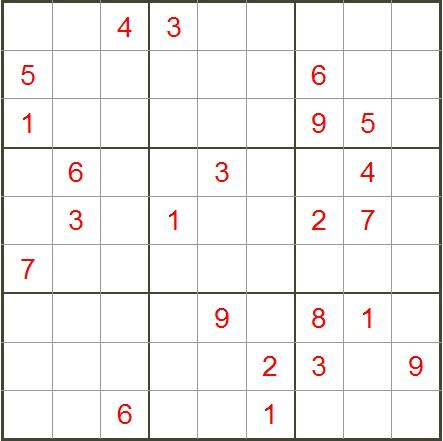
#> input picture demo/11.jpg, 443 x 441 px, given as the content of the folder ../imgs, which was not available
$ python test.py   (older library calls are emulated)
#> lines starting #> are read from the running program, lines starting #| are printed output that depends on the picture; after the words box and inside, x2 and y2 are one past the last pixel; in counts of white or black regions, pixels touching at a corner belong together; pictures that were not available may be replaced by others from this repository, and a replacement may not be noted
### tools/img_detect.py
"""对数独图片进行处理，裁剪包含数独的矩形框"""
import os
import cv2
import copy
import numpy as np
from tools.unites import show

# [18 lines of commented-out code are left out]
def img_detect(image):
    # image = cv2.imread(img_path)
    gray = cv2.cvtColor(image, cv2.COLOR_BGR2GRAY)
    width = image.shape[0]
    height = image.shape[1]
    # [24 lines of commented-out code are left out]
    gradient = cv2.convertScaleAbs(gray)
    # show('grand',gradient)
    cv2.bitwise_not(gradient, gradient)   # 取反
    # show('grand',gradient)
    # blurred = cv2.blur(gradient, (9, 9))
    # show('blurred',blurred)
    (_, thresh1) = cv2.threshold(gradient, 90, 255, cv2.THRESH_BINARY)
    (_, thresh2) = cv2.threshold(gradient, 150, 255, cv2.THRESH_BINARY)
    # [16 lines of commented-out code are left out]
    (cnts1, _) = cv2.findContours(thresh1.copy(), cv2.RETR_EXTERNAL, cv2.CHAIN_APPROX_SIMPLE)
    (cnts2, _) = cv2.findContours(thresh2.copy(), cv2.RETR_EXTERNAL, cv2.CHAIN_APPROX_SIMPLE)
    # [52 lines of commented-out code are left out]
    c1 = sorted(cnts1, key=cv2.contourArea, reverse=True)
    c2 = sorted(cnts2, key=cv2.contourArea, reverse=True)
    if len(c1) == 0 or len(c2) == 0:
        return image
    rect1 = cv2.minAreaRect(c1[0])
    rect2 = cv2.minAreaRect(c2[0])
    box1 = np.int0(cv2.boxPoints(rect1))
    box2 = np.int0(cv2.boxPoints(rect2))
    # draw a bounding box arounded the detected barcode and display the image
    top1_box_img = copy.deepcopy(image)
    top2_box_img = copy.deepcopy(image)
    cv2.drawContours(top1_box_img, [box1], -1, (0, 255, 0), 1)
    cv2.drawContours(top2_box_img, [box2], -1, (0, 255, 0), 1)
    # show('counter1', top1_box_img, num=2000)
    # show('counter2', top2_box_img, num=2000)
    # show('counter2', top1_box_img)
    x_box1 = [i[0] for i in box1]
    y_box1 = [i[1] for i in box1]
    x1 = x_box1
    y1 = y_box1
    x1_min = 0 if min(x1) < 0 else min(x1)
    x1_max = 0 if max(x1) < 0 else max(x1)
    y1_min = 0 if min(y1) < 0 else min(y1)
    y1_max = 0 if max(y1) < 0 else max(y1)

    x_box2 = [i[0] for i in box2]
    y_box2 = [i[1] for i in box2]
    x2 = x_box2
    y2 = y_box2
    x2_min = 0 if min(x2) < 0 else min(x2)
    x2_max = 0 if max(x2) < 0 else max(x2)
    y2_min = 0 if min(y2) < 0 else min(y2)
    y2_max = 0 if max(y2) < 0 else max(y2)

    area1 = (x1_max - x1_min) * (y1_max - y1_min)
    area2 = (x2_max - x2_min) * (y2_max - y2_min)
    # if area1 > area2 and area1 * 0.9 > area2:
    if area1 > area2 > area1 * 0.9:
        cropImg = image[y2_min:y2_max, x2_min:x2_max]
    elif area1 > area2:
        cropImg = image[y1_min:y1_max, x1_min:x1_max]
    else:
        cropImg = image[y2_min:y2_max, x2_min:x2_max]

    return cropImg
    # # 查看参数：
    # # print(box0,box1)
    # print('x1:{} x2:{} y1:{} y2:{}'.format(x1, x2, y1, y2))  # 横坐标是x，纵坐标是y
    #
    # # cv2.imshow("all_box_img", all_box_img)
    # # cv2.imshow("top2_box_image1", top2_box_img)
    # cv2.imshow("corped_image", cropImg)
    # # cv2.imwrite("corped_image.jpg", image)
    # cv2.waitKey(0)
    # return cropImg


# [30 lines that do not run on import are left out]

### tools/unites.py
import time

import cv2
import matplotlib.pyplot as plt


def show(name, img, time_lock=0, width=None, height=None):
    # 显示图片
    cv2.namedWindow(str(name), cv2.WINDOW_NORMAL)
    if not width:
        width = img.shape[0]
    if not height:
        height = img.shape[1]
    cv2.resizeWindow(str(name), width, height)  # 改变窗口大小
    cv2.imshow(str(name), img)
    out = cv2.waitKey(time_lock)
    cv2.destroyAllWindows()
    return out


# [14 lines left out: functions plot, example_transform, not called in this run]


# [4 lines that do not run on import are left out]
    # plt.close(fig=0)

### tools/img_cut.py
"""将数组图片分成九宫格"""
import matplotlib.pyplot as plt
from scipy import signal
import numpy as np
import copy as cp
import random
import cv2
import collections
from tools.unites import show


def img_cut(img, m=9, n=9):  # 分割成m行n列
    m += 1
    n += 1
    h, w = img.shape[0], img.shape[1]
    grid_h = int(h * 1.0 / (m - 1) + 0.5)  # 每个网格的高
    grid_w = int(w * 1.0 / (n - 1) + 0.5)  # 每个网格的宽

    # 满足整除关系时的高、宽
    h = grid_h * (m - 1)
    w = grid_w * (n - 1)

    # 图像缩放
    img_re = cv2.resize(img, (w, h),
                        cv2.INTER_LINEAR)  # 也可以用img_re=skimage.transform.resize(imgs, (h,w)).astype(np.uint8)
    plt.imshow(img_re)
    gx, gy = np.meshgrid(np.linspace(0, w, n), np.linspace(0, h, m))
    gx = gx.astype(np.int16)
    gy = gy.astype(np.int16)

    divide_image = np.zeros([m - 1, n - 1, grid_h, grid_w, 3],
                            np.uint8)  # 这是一个五维的张量，前面两维表示分块后图像的位置（第m行，第n列），后面三维表示每个分块后的图像信息

    for i in range(m - 1):
        for j in range(n - 1):
            divide_image[i, j, ...] = img_re[
                                      gy[i][j]:gy[i + 1][j + 1], gx[i][j]:gx[i + 1][j + 1], :]
    img_list = []
    m, n = divide_image.shape[0], divide_image.shape[1]
    for i in range(m):
        for j in range(n):
            img = divide_image[i, j, :]
            img_list.append(img)

    return img_list


# 显示图片
def display_blocks(divide_image, m=9, n=9):
    plt.figure(1)
    # print(len(divide_image))
    for i in range(m):
        for j in range(n):
            plt.subplot(m, n, i * n + j + 1)
            plt.imshow(divide_image[i * n + j])
            plt.axis('off')
            # plt.show()
    plt.show()


# [14 lines that do not run on import are left out]
    # fig3 = plt.figure('分块后的子图像:图像缩放法')
    # for i in divide_image2:
    #     show('i',i)

### tools/test.py
import os
import cv2
from tools.img_detect import img_detect
from tools.img_cut import img_cut,display_blocks
from tools.unites import show

img_path = '../imgs'

img_files = os.listdir(img_path)
for img_file in img_files:
    img_file_path = os.path.join(img_path, img_file)
    img = cv2.imread(img_file_path)
#> img is the input picture: shape (441, 443, 3); mean B, G, R 239.8, 240.8, 242.5
    detect_img = img_detect(img)
#> in img_detect, `(_, thresh1) = cv2.threshold(gradient, 90, 255, cv2.THRESH_BINARY)`:
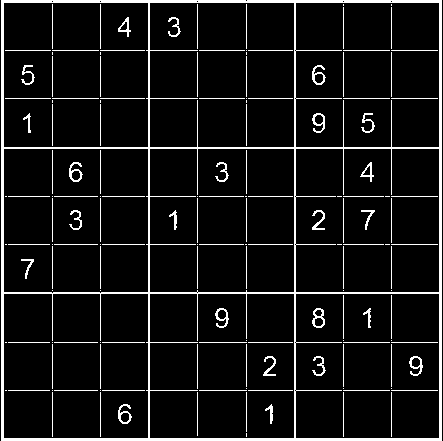
#> thresh1: shape (441, 443); 8.1% white; 151 white regions (41 under 20 px), largest, box (x1, y1, x2, y2) and area: (1, 0, 442, 441) 9734, (312, 308, 325, 328) 118, (69, 162, 83, 182) 117
#> in img_detect, `(_, thresh2) = cv2.threshold(gradient, 150, 255, cv2.THRESH_BINARY)`:
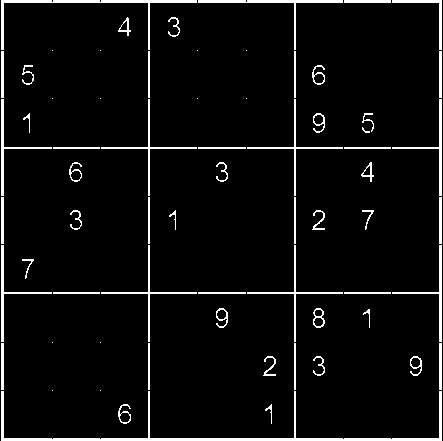
#> thresh2: shape (441, 443); 5.3% white; 67 white regions (13 under 20 px)
#> in img_detect, `(cnts1, _) = cv2.findContours(thresh1.copy(), cv2.RETR_EXTERNAL, cv2.C..`: cnts1 = 1 item
#> in img_detect, `(cnts2, _) = cv2.findContours(thresh2.copy(), cv2.RETR_EXTERNAL, cv2.C..`: cnts2 = 67 contours, 17 with area under 20; largest, box (x1, y1, x2, y2) and area: (1, 391, 442, 441) 1161, (1, 0, 197, 50) 526, (198, 0, 343, 50) 333, (1, 245, 52, 342) 241, (1, 99, 52, 196) 241
#> in img_detect, `c1 = sorted(cnts1, key=cv2.contourArea, reverse=True)`: c1 = 1 item
#> in img_detect, `c2 = sorted(cnts2, key=cv2.contourArea, reverse=True)`: c2 has the same summary as cnts2
#> in img_detect, `rect1 = cv2.minAreaRect(c1[0])`: rect1 = ((221, 220), (440, 440), -90)
#> in img_detect, `rect2 = cv2.minAreaRect(c2[0])`: rect2 = ((221, 415.5), (49, 440), -90)
#> in img_detect, `box1 = np.int0(cv2.boxPoints(rect1))`: box1 = [[441, 439], [1, 439], [1, 0], [441, 0]]
#> in img_detect, `box2 = np.int0(cv2.boxPoints(rect2))`: box2 = [[440, 440], [1, 440], [1, 391], [440, 391]]
#> in img_detect, `cv2.drawContours(top1_box_img, [box1], -1, (0, 255, 0), 1)`:
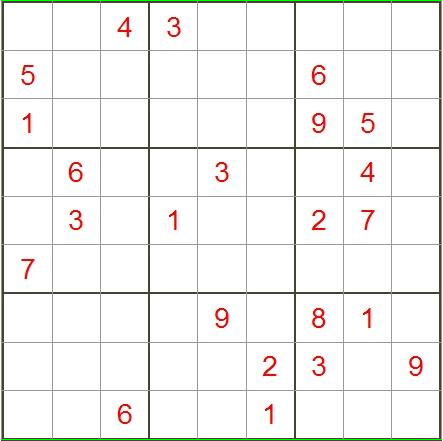
#> top1_box_img: shape (441, 443, 3); 0.9% of pixels changed, all inside (x1, y1, x2, y2) = (1, 0, 442, 440)
#> in img_detect, `cv2.drawContours(top2_box_img, [box2], -1, (0, 255, 0), 1)`:
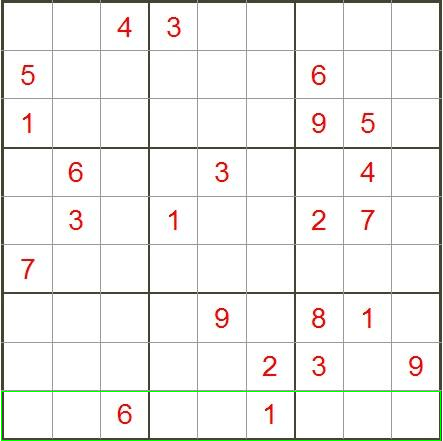
#> top2_box_img: shape (441, 443, 3); 0.5% of pixels changed, all inside (x1, y1, x2, y2) = (1, 391, 441, 441)
#> in img_detect, `x_box1 = [i[0] for i in box1]`: x_box1 = [441, 1, 1, 441]
#> in img_detect, `y_box1 = [i[1] for i in box1]`: y_box1 = [439, 439, 0, 0]
#> in img_detect, `x1 = x_box1`: x1 = [441, 1, 1, 441]
#> in img_detect, `y1 = y_box1`: y1 = [439, 439, 0, 0]
#> in img_detect, `x1_min = 0 if min(x1) < 0 else min(x1)`: x1_min = 1
#> in img_detect, `x1_max = 0 if max(x1) < 0 else max(x1)`: x1_max = 441
#> in img_detect, `y1_min = 0 if min(y1) < 0 else min(y1)`: y1_min = 0
#> in img_detect, `y1_max = 0 if max(y1) < 0 else max(y1)`: y1_max = 439
#> in img_detect, `x_box2 = [i[0] for i in box2]`: x_box2 = [440, 1, 1, 440]
#> in img_detect, `y_box2 = [i[1] for i in box2]`: y_box2 = [440, 440, 391, 391]
#> in img_detect, `x2 = x_box2`: x2 = [440, 1, 1, 440]
#> in img_detect, `y2 = y_box2`: y2 = [440, 440, 391, 391]
#> in img_detect, `x2_min = 0 if min(x2) < 0 else min(x2)`: x2_min = 1
#> in img_detect, `x2_max = 0 if max(x2) < 0 else max(x2)`: x2_max = 440
#> in img_detect, `y2_min = 0 if min(y2) < 0 else min(y2)`: y2_min = 391
#> in img_detect, `y2_max = 0 if max(y2) < 0 else max(y2)`: y2_max = 440
#> in img_detect, `area1 = (x1_max - x1_min) * (y1_max - y1_min)`: area1 = 193160
#> in img_detect, `area2 = (x2_max - x2_min) * (y2_max - y2_min)`: area2 = 21511
#> in img_detect, `cropImg = image[y1_min:y1_max, x1_min:x1_max]`:
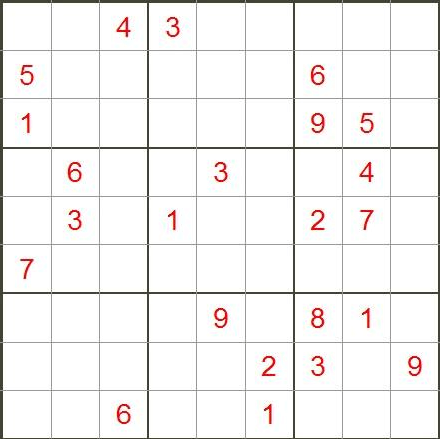
#> cropImg: shape (439, 440, 3); mean B, G, R 241, 241.9, 243.6
    out = show('detect',detect_img,5000)
#> (key Esc is pressed here)
#> out = 27
    print(out)
#| 27
    img_crops = img_cut(detect_img)
#> in img_cut, `img_re = cv2.resize(img, (w, h), cv2.INTER_LINEAR)`:
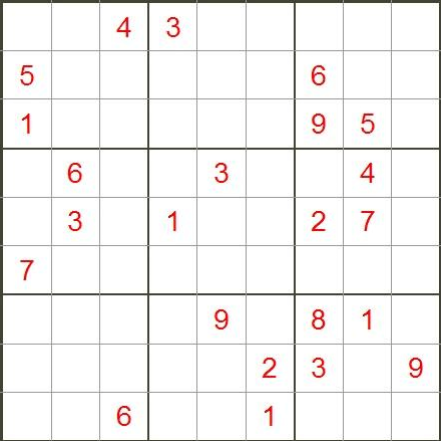
#> img_re: shape (441, 441, 3); mean B, G, R 241, 241.9, 243.6
#> after the loop in img_cut, `for i in range(m):`: img_list = 81 items
#> img_crops = 81 items
    display_blocks(img_crops)
#> in display_blocks, `plt.show()`:
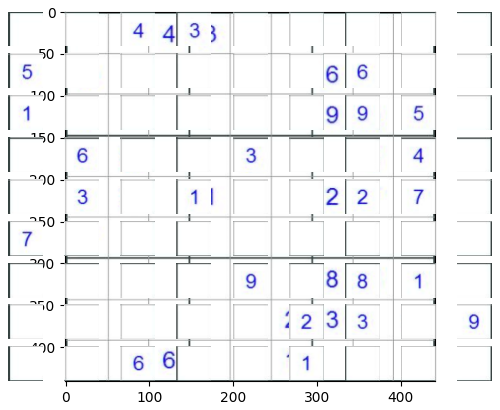
#> figure drawn by matplotlib, 82 panels; B, G, R data is drawn as R, G, B
